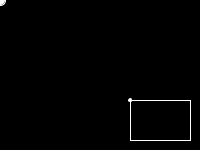
Frame 1 (no input)
Frame 60 (the mouse pressed at the canvas centre just before this capture): identical to frame 1, image omitted
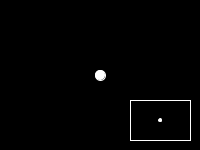
Frame 120 (the mouse held since frame 60 and released just before this capture)

The Processing sketch that drew these frames (run headless with seeded random() and noise(); from frame 60 on, the mouse is pressed at the canvas centre):

// Processing sketch: c_2_5
// ── c_2_5.pde
float x = 130;
float y = 100;
float w = 60;
float h = 40;

void setup() {
  size(200, 150);
}

void draw() {
  background(0);
  stroke(255);
  noFill();
  rect(x, y, w, h);
  fill(255);
  ellipse(mouseX, mouseY, 10, 10);
  ellipse(mouseX/3.3333+x,mouseY/3.75+y,3,3);
}
